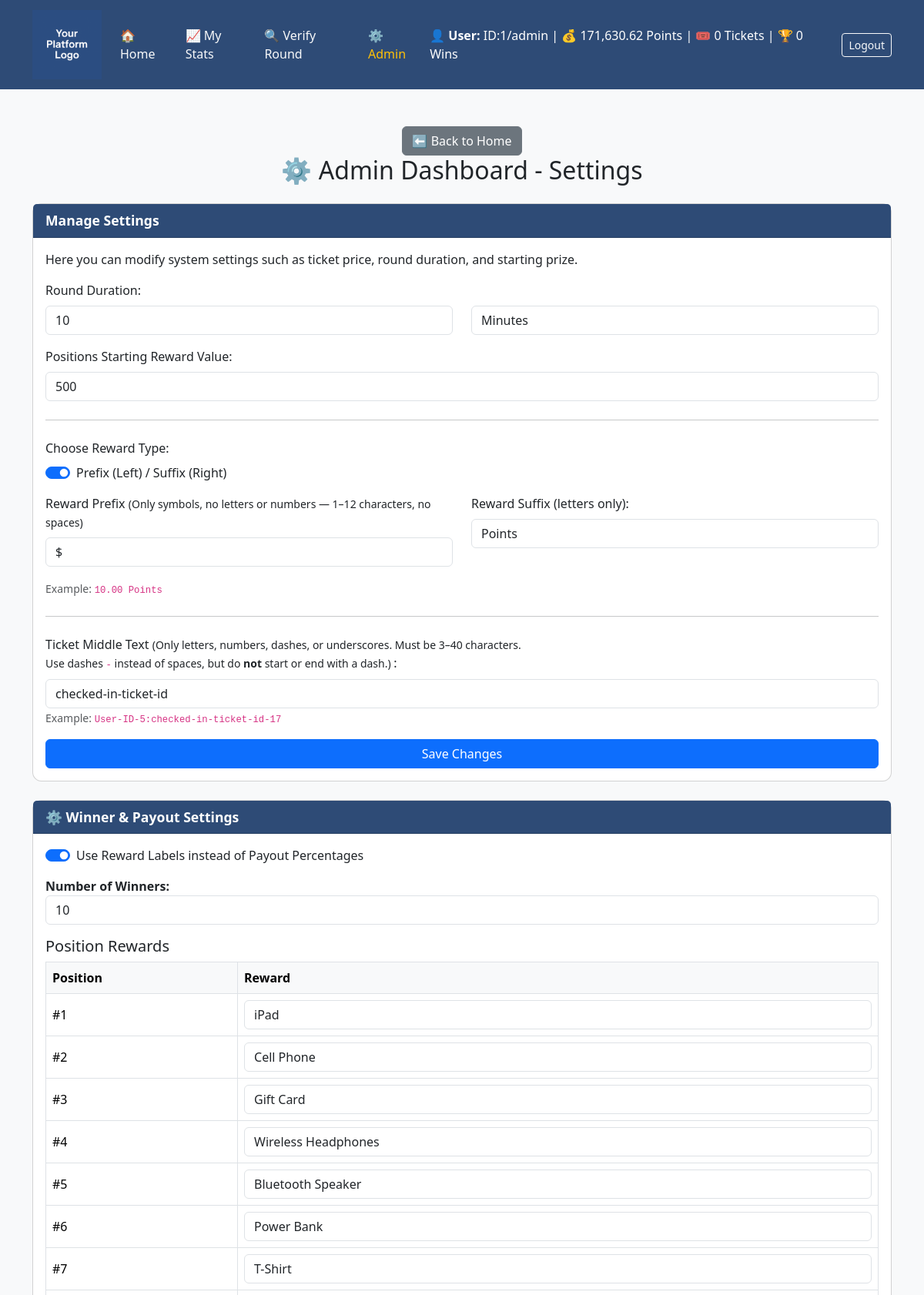
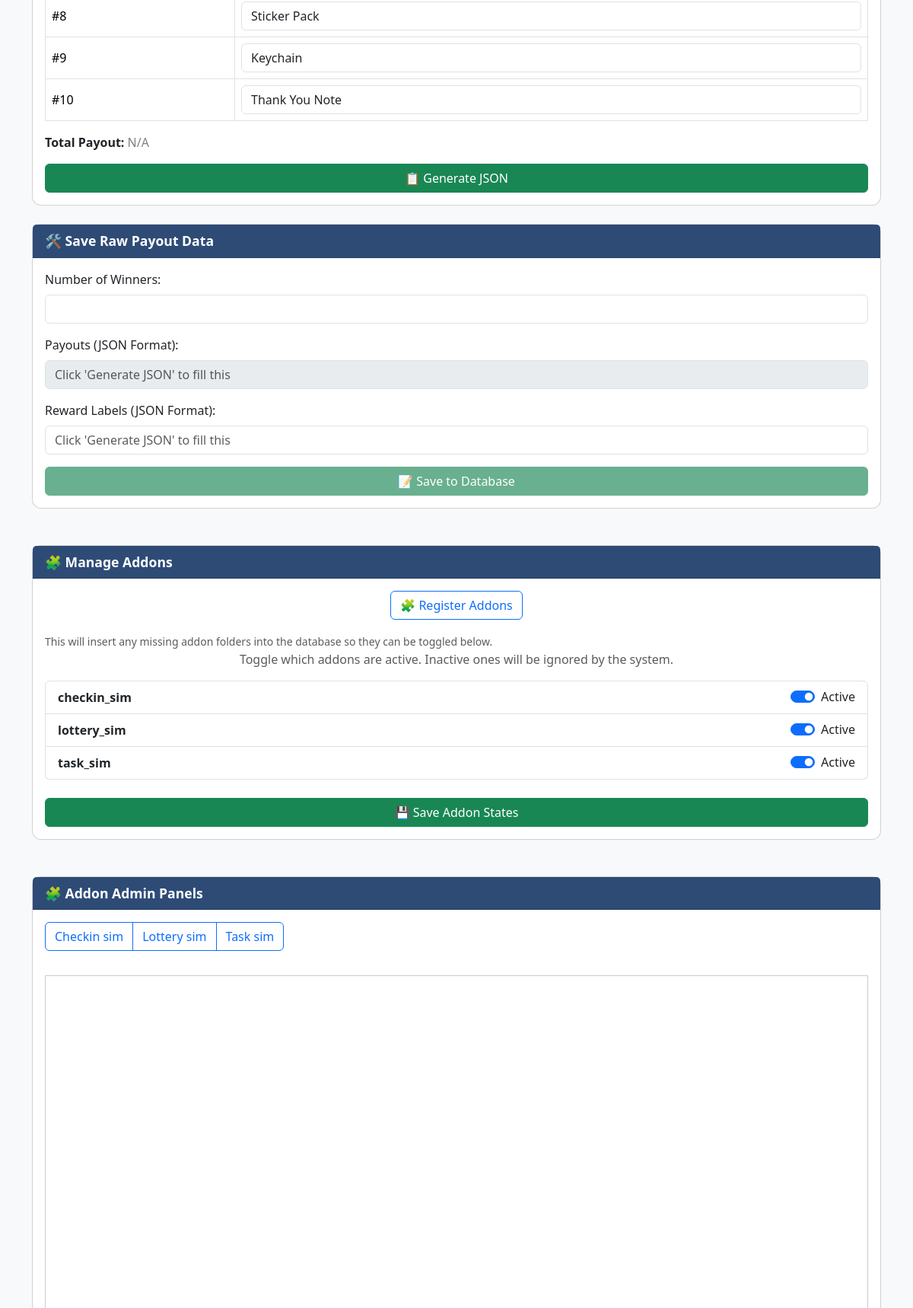
Screenshot of /admin/settings.php (signed in, upper part) with the database file from the repository (2 pictures, top to bottom).
### tables this page shows
CREATE TABLE `users` (
  `id` int(11) UNSIGNED NOT NULL,
  `username` varchar(32) NOT NULL,
  `email` varchar(128) NOT NULL,
  `password` varchar(64) NOT NULL,
  `account_balance` decimal(12,2) UNSIGNED NOT NULL DEFAULT 0.00,
  `today_revenue` decimal(10,2) NOT NULL DEFAULT 0.00,
  `total_revenue` decimal(10,2) NOT NULL DEFAULT 0.00,
  `reg_time` int(11) UNSIGNED NOT NULL DEFAULT 0,
  `last_activity` int(11) UNSIGNED NOT NULL DEFAULT 0,
  `is_admin` tinyint(1) NOT NULL DEFAULT 0
);

CREATE TABLE `settings` (
  `id` int(11) NOT NULL,
  `name` varchar(255) NOT NULL,
  `value` text DEFAULT NULL
);

### system/functions/header_helper.php (called while the page is built, shortened)
<?php
$user_id = $_SESSION['user_id'] ?? null;
$reward_suffix_query = $db->query("SELECT value FROM settings WHERE name = 'reward_suffix' LIMIT 1");
$reward_suffix_result = $reward_suffix_query->fetch_assoc();
$reward_suffix = $reward_suffix_result['value'] ?? 'Points';
if ($user_id) {
    $user_query = $db->query("SELECT id, username, account_balance, is_admin FROM users WHERE id = '" . (int)$user_id . "'");
    $user = $user_query->fetch_assoc();
    $user_balance = $user['account_balance'] ?? 0;
    $is_admin = $user['is_admin'] ?? 0;
    $user_current_tickets_query = $db->query("
        SELECT COUNT(*) as ticket_count
        FROM current_round_tickets
        WHERE user_id = '" . (int)$user_id . "'
    ");
    $user_tickets = $user_current_tickets_query->fetch_assoc()['ticket_count'] ?? 0;
    $winning_stats_query = $db->query("
        SELECT COUNT(DISTINCT round_id) as total_winning_rounds, SUM(reward_amount) as total_winnings
        FROM winning_round_tickets
        WHERE user_id = '" . (int)$user_id . "'
    ");
    $winning_stats = $winning_stats_query->fetch_assoc();
    $total_winning_rounds = $winning_stats['total_winning_rounds'] ?? 0;
  }

### system/functions/functions.php (called while the page is built, shortened)
<?php
global $db;
function getSetting($name, $default = null) {
    global $db;
    $result = $db->query("SELECT value FROM settings WHERE name = '$name' LIMIT 1");
    return ($result->num_rows > 0) ? $result->fetch_assoc()['value'] : $default;
}
?>

### admin/settings.php (the view, shortened to what this page needs)
<?php
require_once('../db/database.php');
require_once('../system/functions/functions.php');
include('../template/header.php');
$settings = [];
$result = $db->query("SELECT name, value FROM settings");
while ($row = $result->fetch_assoc()) {
    $settings[$row['name']] = $row['value'];
}
$round_duration = $settings['round_duration'] ?? '60';
$round_duration_type = $settings['round_duration_type'] ?? 'minutes';
$starting_prize = $settings['starting_prize'] ?? '10.00';
$number_of_winners = isset($settings['number_of_winners']) ? (int)$settings['number_of_winners'] : 0;
$ticket_middle_text = getSetting('ticket_middle_text', ':Bought-Ticket-');
?>
<div class="container mt-5">
    <div class="container mt-5 text-center">
        <a href="../" class="btn btn-secondary">⬅️ Back to Home</a>
    </div>
    <h2 class="text-center">⚙️ Admin Dashboard - Settings</h2>
<div class="card mt-4">
    <div class="card-header top-bar-header text-white">Manage Settings</div>
    <div class="card-body">
        <p>Here you can modify system settings such as ticket price, round duration, and starting prize.</p>
        <form method="POST" action="update_settings.php">
            <div class="mb-3">
                <label for="round_duration" class="form-label">Round Duration:</label>
                <div class="row">
                    <div class="col-md-6">
                        <input type="number" name="round_duration" id="round_duration" class="form-control" value="<?= intval($round_duration) ?>" required>
                    </div>
                    <div class="col-md-6">
                        <select name="round_duration_type" id="round_duration_type" class="form-control">
                            <option value="minutes" <?= ($round_duration_type === 'minutes') ? 'selected' : '' ?>>Minutes</option>
                        </select>
                    </div>
                </div>
            </div>
            <div class="mb-3">
                <label for="starting_prize" class="form-label">Positions Starting Reward Value:</label>
                <input type="number" step="0.01" name="starting_prize" id="starting_prize" class="form-control" value="<?= htmlspecialchars($starting_prize) ?>" required>
            </div>
            <hr class="my-4">
            <div class="mb-3">
                <label for="prefix_or_suffix" class="form-label">Choose Reward Type:</label>
                <div class="form-check form-switch">
                    <input class="form-check-input" type="checkbox" role="switch" id="prefixSuffixToggle"
                           <?= ($settings['prefix_or_suffix'] == 2) ? 'checked' : '' ?>>
                    <label class="form-check-label" for="prefixSuffixToggle">Prefix (Left) / Suffix (Right)</label>
                </div>
            </div>
            <div class="row mb-3">
                <div class="col-md-6" id="prefixField">
                    <label for="reward_prefix" class="form-label">
                        Reward Prefix
                        <small>(Only symbols, no letters or numbers — 1–12 characters, no spaces)</small>
                    </label>
                    <input type="text" name="reward_prefix" id="reward_prefix" class="form-control" maxlength="12"
                           value="<?= htmlspecialchars($settings['reward_prefix'] ?? '$') ?>" required>
                </div>
                <div class="col-md-6" id="suffixField">
                    <label for="reward_suffix" class="form-label">Reward Suffix (letters only):</label>
                    <input type="text" name="reward_suffix" id="reward_suffix" class="form-control" maxlength="12"
                           value="<?= htmlspecialchars($settings['reward_suffix'] ?? '') ?>" required>
                </div>
            </div>
            <small id="reward_prefix_help" class="form-text text-muted mt-1">
                Example: <code id="prefix_preview">
                </code>
            </small>
            <hr class="my-4">
            <div class="mb-3">
              <label for="ticket_middle_text" class="form-label">
                Ticket Middle Text
                <small>
                  (Only letters, numbers, dashes, or underscores. Must be 3–40 characters.
                  <br>Use dashes <code>-</code> instead of spaces, but do <strong>not</strong> start or end with a dash.)
                </small>:
              </label>
              <input type="text" name="ticket_middle_text" id="ticket_middle_text"
                     class="form-control"
                     value="<?= htmlspecialchars($ticket_middle_text ?? 'Bought-Ticket') ?>"
                     required>
              <small id="ticket_middle_help" class="form-text text-muted mt-1">
                Example: <code id="ticket_preview">User-ID-5:<?= htmlspecialchars($ticket_middle_text ?? 'Bought-Ticket') ?>-17</code>
              </small>
            </div>
            <button type="submit" class="btn btn-primary w-100">Save Changes</button>
        </form>
    </div>
</div>
<div class="card mt-4">
    <div class="card-header top-bar-header text-white">⚙️ Winner & Payout Settings</div>
    <div class="card-body">
        <div class="form-check form-switch mb-3">
          <input class="form-check-input" type="checkbox" id="useRewardModeToggle" <?= (isset($settings['use_custom_rewards']) && $settings['use_custom_rewards'] == 1) ? 'checked' : '' ?>>
          <label class="form-check-label" for="useRewardModeToggle">
            Use Reward Labels instead of Payout Percentages
          </label>
        </div>
        <label for="number_of_winners"><b>Number of Winners:</b></label>
        <input type="number" id="number_of_winners" class="form-control" min="1" max="100" value="<?= htmlspecialchars($number_of_winners) ?>">
        <h5 class="mt-3" id="payoutOrRewardHeading">
        </h5>
        <table class="table table-bordered" id="payoutTable">
            <thead>
                <tr>
                    <th>Position</th>
                    <th id="payoutOrRewardLabel"><?= (isset($settings['use_custom_rewards']) && $settings['use_custom_rewards'] == 1) ? 'Reward' : 'Payout %' ?></th>
                </tr>
            </thead>
            <tbody></tbody>
        </table>
        <p><b>Total Payout:</b> <span id="totalPayout">100%</span></p>
        <button type="button" class="btn btn-success w-100" id="generateJsonBtn" onclick="generatePayoutJSON()">📋 Generate JSON</button>
    </div>
</div>
<div class="card mt-4">
    <div class="card-header top-bar-header text-white">🛠 Save Raw Payout Data</div>
    <div class="card-body">
        <form method="POST" action="update_payouts.php">
            <div class="mb-3">
                <label for="json_number_of_winners" class="form-label">Number of Winners:</label>
                <input type="number" name="number_of_winners" id="json_number_of_winners" class="form-control" readonly required>
            </div>
            <div class="mb-3">
                <label for="json_payouts" class="form-label">Payouts (JSON Format):</label>
                <input type="text" name="payouts" id="json_payouts" class="form-control" readonly placeholder="Click 'Generate JSON' to fill this" required>
            </div>
            <div class="mb-3" id="reward_labels_section" style="display: none;">
                <label for="json_reward_labels" class="form-label">Reward Labels (JSON Format):</label>
                <input type="text" name="reward_labels" id="json_reward_labels" class="form-control" readonly placeholder="Click 'Generate JSON' to fill this" required>
            </div>
            <button type="submit" class="btn btn-success w-100" id="savePayoutBtn" disabled>📝 Save to Database</button>
        </form>
    </div>
</div>
<?php
$allKnownAddons = [];
$activeAddons = [];
$res1 = $db->query("SELECT addon_name FROM active_addons");
if ($res1) {
    while ($row = $res1->fetch_assoc()) {
        $allKnownAddons[] = $row['addon_name'];
    }
}
$res2 = $db->query("SELECT addon_name FROM active_addons WHERE is_active = 1");
if ($res2) {
    while ($row = $res2->fetch_assoc()) {
        $activeAddons[] = $row['addon_name'];
    }
}
$addonDirs = [];
$addonPath = __DIR__ . '/../addons/';
foreach (scandir($addonPath) as $file) {
    if ($file === '.' || $file === '..') continue;
    if (is_dir($addonPath . $file)) {
        $addonDirs[] = $file;
    }
}
?>
<div class="card mt-5">
    <div class="card-header top-bar-header text-white">
        🧩 Manage Addons
    </div>
    <div class="card-body">
        <form method="post" action="scan_addons.php" class="text-center mb-3">
            <button type="submit" class="btn btn-outline-primary">
                🧩 Register Addons
            </button>
        </form>
        <small class="form-text text-muted text-center mb-3">
            This will insert any missing addon folders into the database so they can be toggled below.
        </small>
        <form method="POST" action="update_active_addons.php">
            <p class="mb-3 text-muted text-center">Toggle which addons are active. Inactive ones will be ignored by the system.</p>
            <ul class="list-group">
                <?php foreach ($addonDirs as $addon):
                    $isRegistered = in_array($addon, $allKnownAddons);
                    $isActive = in_array($addon, $activeAddons);
                ?>
                    <li class="list-group-item d-flex justify-content-between align-items-center">
                        <span class="<?= $isRegistered ? '' : 'text-danger' ?>">
                            <b><?= htmlspecialchars($addon) ?></b>
                        </span>
                        <div class="form-check form-switch">
                            <input class="form-check-input" type="checkbox"
                                name="active_addons[]" value="<?= htmlspecialchars($addon) ?>"
                                id="addon_<?= htmlspecialchars($addon) ?>"
                                <?= $isActive ? 'checked' : '' ?>>
                            <label class="form-check-label" for="addon_<?= htmlspecialchars($addon) ?>">
                                <?= $isActive ? 'Active' : 'Inactive' ?>
                            </label>
                        </div>
                    </li>
                <?php endforeach; ?>
            </ul>
            <button type="submit" class="btn btn-success w-100 mt-4">💾 Save Addon States</button>
        </form>
    </div>
</div>
<div class="card mt-5">
  <div class="card-header top-bar-header text-white">🧩 Addon Admin Panels</div>
  <div class="card-body">
    <?php
    $addon_dir = __DIR__ . '/../addons';
    $addon_admin_pages = [];
    foreach (glob($addon_dir . '/*/admin/settings.php') as $path) {
        $addon_name = basename(dirname(dirname($path)));
        $addon_admin_pages[$addon_name] = "/addons/{$addon_name}/admin/settings.php";
    }
    ?>
    <?php if (!empty($addon_admin_pages)): ?>
      <div class="btn-group mb-3" role="group">
        <?php foreach ($addon_admin_pages as $addon => $url): ?>
          <button type="button" class="btn btn-outline-primary" onclick="loadAddonAdmin('<?= $url ?>')">
            <?= ucfirst(str_replace('_', ' ', $addon)) ?>
          </button>
        <?php endforeach; ?>
      </div>
      <iframe id="addonIframe" src="" style="width: 100%; height: 800px; border: 1px solid #ccc;"></iframe>
    <?php else: ?>
      <p class="text-muted">No addon admin panels found.</p>
    <?php endif; ?>
  </div>
</div>
</div>
</body>
</html>

### template/header.php (shortened to what this page needs)
<?php
require_once(__DIR__ . '/../db/database.php');
require_once(__DIR__ . '/../system/functions/functions.php');
require_once(__DIR__ . '/../system/functions/header_helper.php');
?>
<!DOCTYPE html>
<html lang="en">
<head>
    <link href="https://cdn.jsdelivr.net/npm/bootstrap@5.3.3/dist/css/bootstrap.min.css" rel="stylesheet">
    <link rel="stylesheet" href="https://cdn.jsdelivr.net/npm/bootstrap-icons@1.10.5/font/bootstrap-icons.css">
    <link rel="stylesheet" href="/assets/css/custom.css">
</head>
<body>
<nav class="navbar navbar-expand-lg top-nav-bar-header mb-0">
  <div class="container">
    <a class="navbar-brand" href="/">
      <img src="/assets/img/logo-placeholder.png" alt="Placeholder Logo" style="height: 90px;">
    </a>
    <div class="collapse navbar-collapse" id="ufpNav">
     <ul class="navbar-nav me-auto mb-2 mb-lg-0">
      <li class="nav-item">
          <a class="nav-link text-light" href="/">🏠 Home</a>
        </li>
      <li class="nav-item">
        <a class="nav-link text-light" href="/template/mystats.php">📈 My Stats</a>
      </li>
      <li class="nav-item">
        <a class="nav-link text-light" href="/template/verify_rounds.php">🔍 Verify Round</a>
      </li>
      <?php if ($is_admin == 1): ?>
      <li class="nav-item">
        <a class="nav-link text-warning" href="/admin/settings.php">⚙️ Admin</a>
      </li>
      <?php endif; ?>
    </ul>
      <?php if ($user): ?>
        <span class="navbar-text text-white me-3">
    👤 <b>User:</b> ID:<?= (int)$user['id'] ?>/<?= htmlspecialchars($user['username']) ?> | 💰
    <?php
    $balanceFormatted = number_format($user_balance, 2);
    if ($prefix_or_suffix == 1) {
        $displayBalance = $reward_prefix . $balanceFormatted;
    } elseif ($prefix_or_suffix == 2) {
        $displayBalance = $balanceFormatted . ' ' . $reward_suffix;
    } else {
        $displayBalance = $balanceFormatted;
    }
    ?>
    <span id="userBalance"><?= $displayBalance ?></span>
    | 🎟 <span id="userTickets"><?= number_format($user_tickets) ?></span> Tickets
    | 🏆 <span id="userWins"><?= number_format($total_winning_rounds) ?></span> Wins
    </span>
        <a href="/template/logout.php" class="btn btn-sm btn-outline-light">Logout</a>
          <?php endif; ?>
    </div>
  </div>
</nav>

### assets/css/custom.css (style rules this page uses)
body { background-color: #f8f9fa; }
.card { border-radius: 12px; }
.card-header { font-weight: bold; font-size: 1.1rem; }
.top-bar-header, .top-nav-bar-header { background-color: #2e4b76; }
.table thead th { background-color: #f8f9fa; font-weight: 600; }
.table th, .table td { vertical-align: middle; }

### rows the page displays
users: id "1", username "admin", account_balance.value "171,630.62 Points"
settings: ticket_middle_text "checked-in-ticket-id", value "checked-in-ticket-id"

### other values shown
$user_tickets "0"
$total_winning_rounds "0"
$addon "checkin_sim"
$addon "lottery_sim"
$addon "task_sim"
str_replace('_', ' ', $addon) "Checkin sim"
str_replace('_', ' ', $addon) "Lottery sim"
str_replace('_', ' ', $addon) "Task sim"
